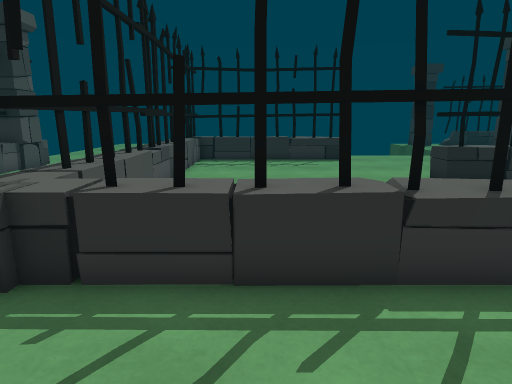
[1] (above)

16 first-person views from a walk through a Unity game level. The camera is 1.3 m above the floor, tilts 12° down and sees 75° across. The floor is counted in squares, 0.56 m on a side. Each view is taken from the middle of a square. On the plan, view 1 faces up. The plan holds only what a view shows up to about 19 squares ahead; the rest is blank. The place goes on beyond the plan. The player is left out. Some animated figures are not drawn.

[2]
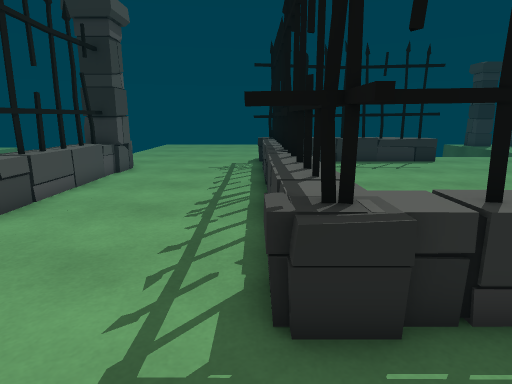

[3]
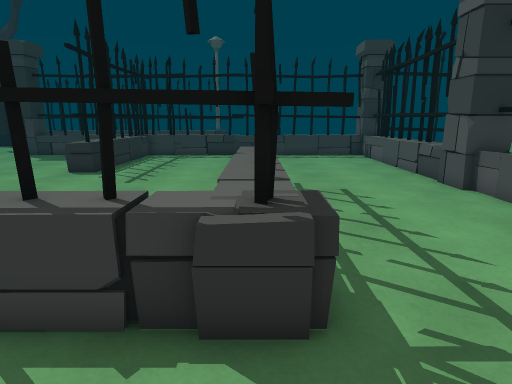

[4]
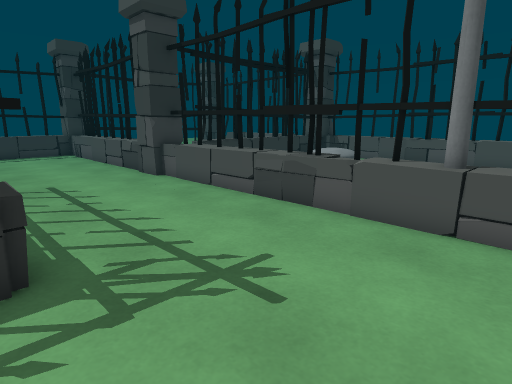

[5]
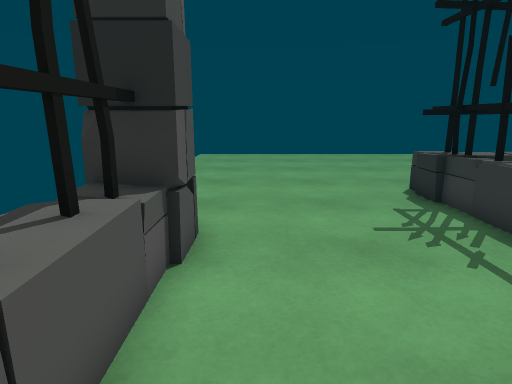

[6]
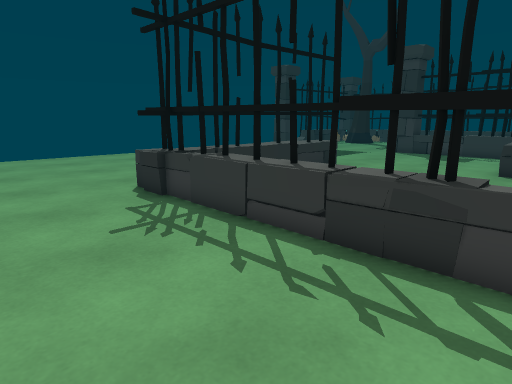

[7]
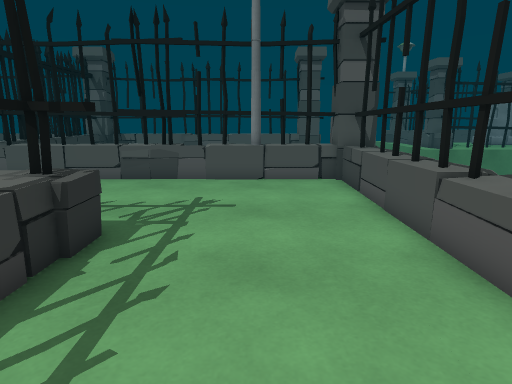

[8]
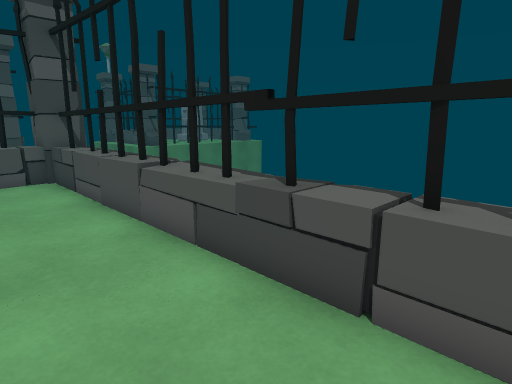

[9]
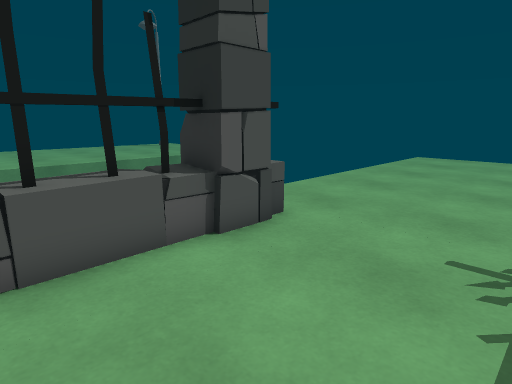

[10]
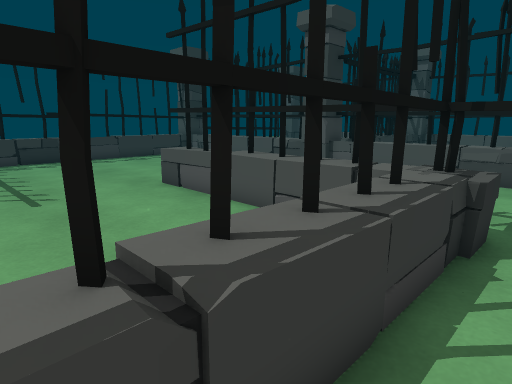

[11]
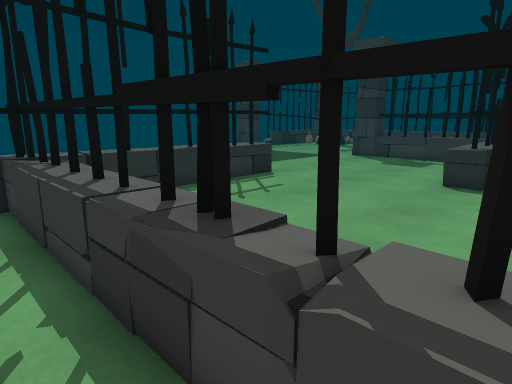

[12]
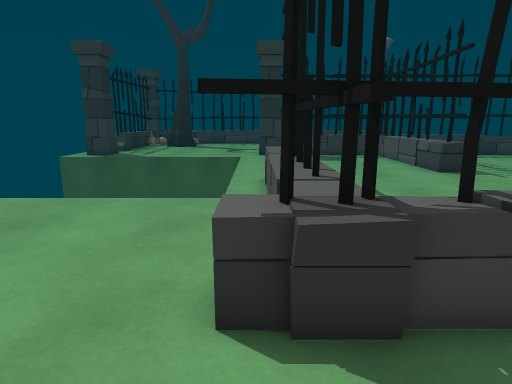

[13]
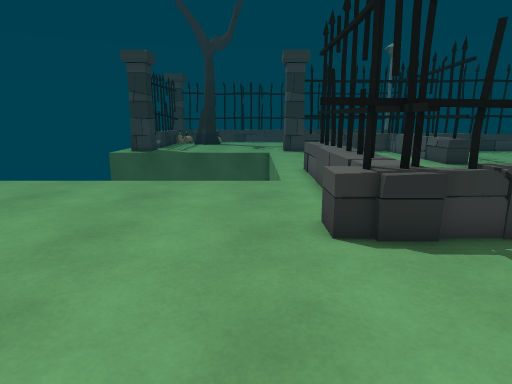

[14]
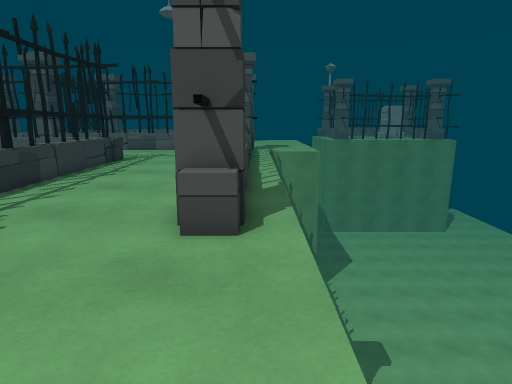

[15]
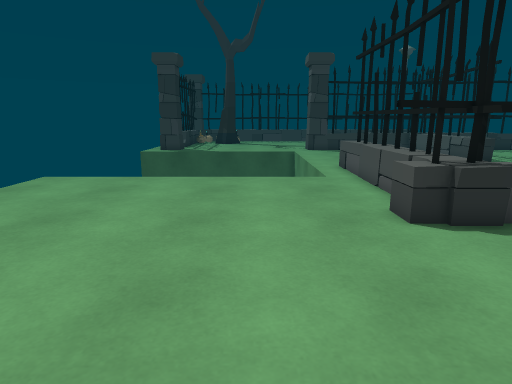

[16]
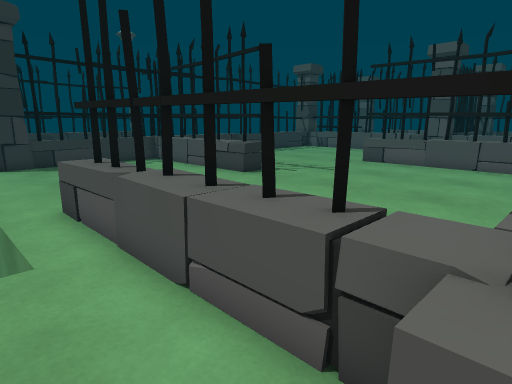

### Floor plan
Key: @ floor where view 1 was taken; # wall or solid block; . floor; = window, fence, low wall or low ledge; ^ raised ledge; v drop or lower ground; O other object.
Columns run from 14 left of view 1 to 10 right of it. Each row starts with its distance up from view 1.
 33    ... .. ......v
 32   .... .........v
 31  ..... .........v
 30 v...............v
 29 v...............v
 28 v...............v
 27 v...............v
 26 v...............v
 25 v...............v
 24 v...............v
 23 v...............vvvvvvvvv
 22 v........=#=========.....
 21 v........=##########.....
 20 v........=#=========...
 19 v........=#=.............
 18 v##O.....=#=.............
 17 vOOO.....=#=.............
 16 v##O.....=#=.............
 15 v=#=.....=#=.............
 14 v=#=.....=#=.........====
 13 v=#=.....=#=.........=###
 12 v=#=.....=#=.........====
 11 v=#=.....=#=.............
 10 v=#=.....=#=.............
  9 v=#=.....=#=.............
  8 v=#=.....=#=.............
  7 v=#=.....=#=.............
  6  =#=.....=#=========.....
  5  =#=.....=##########.....
  4  =#=.....===========  ...
  3  =#=.....................
  2  =#=.....................
  1  =#=.....................
  0  =#=..........@..........
 -1   #=.....................
 -2  ###==============#==^^^^
 -3   O###O##################
 -4  OOO=============##

Positions as (right, up) in squares from view 1, and headings:
1: (0, 0), facing up
2: (-5, 1), facing up
3: (-8, 5), facing right
4: (-10, 5), facing down-right
5: (-10, 11), facing up
6: (-10, 11), facing up-right
7: (-8, 11), facing down
8: (-8, 12), facing down-left
9: (-6, 12), facing up-left
10: (-6, 12), facing down-right
11: (-6, 10), facing up-right
12: (-8, 22), facing right
13: (-11, 24), facing right
14: (-13, 25), facing down
15: (-12, 26), facing right
16: (-4, 24), facing down-right
